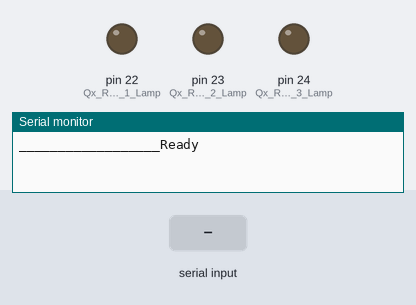
Bench run of a sketch on a simulated Arduino Mega 2560, built with avr-gcc and run on an emulated ATmega2560. Shown: output pins drawn as LEDs (lit = HIGH), the last lines printed to the serial monitor. The inputs (shaded band) are chosen by the test bench.

Above: at 1.2 s.
1.3 s: "o\n" received over the second serial link
At 2.5 s:
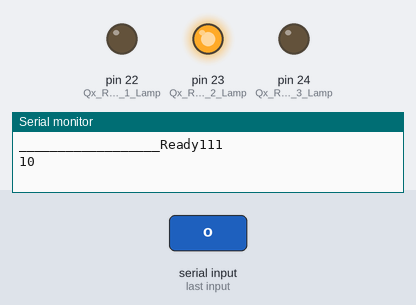
2.8 s: "n\n" received over the second serial link
At 3.8 s:
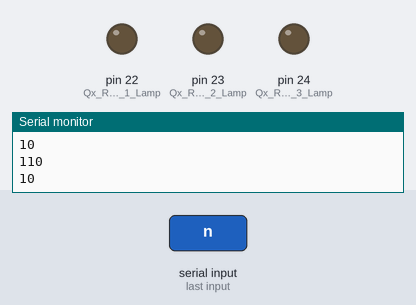
Timing chart, 0 to 5.8 s (numbered marks = the images above; inputs shaded):
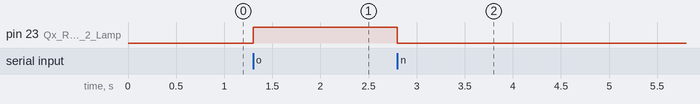

The sketch:

Light_Slave_V4.ino
```cpp
#include <Wire.h>;

int serial1;


int Qx_Room_1_Lamp = 22;
int Qx_Room_2_Lamp = 23;
int Qx_Room_3_Lamp = 24;


void setup()
{
  Serial.begin(9600);
  Serial1.begin(9600);
  pinMode(Qx_Room_1_Lamp, OUTPUT);
  pinMode(Qx_Room_2_Lamp, OUTPUT);
  pinMode(Qx_Room_3_Lamp, OUTPUT);
  Serial.print("__________________");
  Serial.print("Ready");
}

void loop()
{
  if (Serial1.available()) {
serial1  = Serial1.read();
    Serial.println(serial1);
  }


if (serial1 == 11){
  digitalWrite(Qx_Room_1_Lamp, HIGH);}
if (serial1 == 10 == LOW){
  digitalWrite(Qx_Room_1_Lamp, LOW);}

if (serial1 == 111){
  digitalWrite(Qx_Room_2_Lamp, HIGH);}

if (serial1 == 110){
  digitalWrite(Qx_Room_2_Lamp, LOW);}

if (serial1 == 211){
  digitalWrite(Qx_Room_3_Lamp, HIGH);}

if (serial1 == 210){
  digitalWrite(Qx_Room_3_Lamp, LOW);}

}
```

Measured:
- after the input at 1.3 s, pin 23 (Qx_Room_2_Lamp): LOW → HIGH at once
- after the input at 2.8 s, pin 23 (Qx_Room_2_Lamp): HIGH → LOW at once
